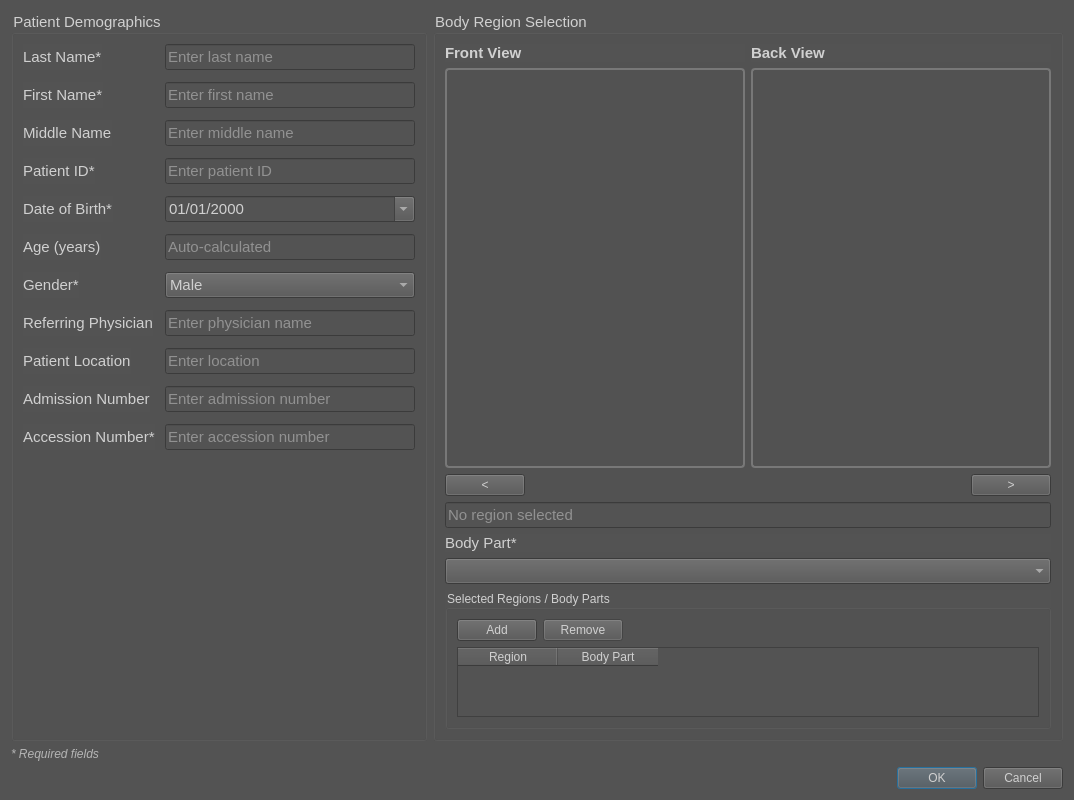
<?xml version="1.0" encoding="UTF-8"?>
<ui version="4.0">
 <class>AddPatientDialog</class>
 <widget class="QDialog" name="AddPatientDialog">
  <property name="geometry">
   <rect>
    <x>0</x>
    <y>0</y>
    <width>900</width>
    <height>700</height>
   </rect>
  </property>
  <property name="windowTitle">
   <string>Add New Patient</string>
  </property>
  <property name="windowIcon">
   <iconset resource="../resources.qrc">
    <normaloff>:/Images/Asset/Icon/e-icon-32.png</normaloff>:/Images/Asset/Icon/e-icon-32.png</iconset>
  </property>
  <property name="styleSheet">
   <string notr="true">background-color: rgb(83, 83, 83);
color: rgb(208, 208, 208);</string>
  </property>
  <layout class="QVBoxLayout" name="verticalLayout">
   <item>
    <layout class="QHBoxLayout" name="horizontalLayout_main" stretch="3,2">
     <item>
      <widget class="QGroupBox" name="demographicsGroupBox">
       <property name="font">
        <font>
         <pointsize>11</pointsize>
        </font>
       </property>
       <property name="title">
        <string>Patient Demographics</string>
       </property>
       <layout class="QFormLayout" name="formLayout">
        <property name="horizontalSpacing">
         <number>10</number>
        </property>
        <property name="verticalSpacing">
         <number>12</number>
        </property>
        <item row="0" column="0">
         <widget class="QLabel" name="lastNameLabel">
          <property name="font">
           <font>
            <pointsize>11</pointsize>
           </font>
          </property>
          <property name="text">
           <string>Last Name*</string>
          </property>
         </widget>
        </item>
        <item row="0" column="1">
         <widget class="QLineEdit" name="lastNameLineEdit">
          <property name="minimumSize">
           <size>
            <width>250</width>
            <height>0</height>
           </size>
          </property>
          <property name="font">
           <font>
            <pointsize>11</pointsize>
           </font>
          </property>
          <property name="placeholderText">
           <string>Enter last name</string>
          </property>
         </widget>
        </item>
        <item row="1" column="0">
         <widget class="QLabel" name="firstNameLabel">
          <property name="font">
           <font>
            <pointsize>11</pointsize>
           </font>
          </property>
          <property name="text">
           <string>First Name*</string>
          </property>
         </widget>
        </item>
        <item row="1" column="1">
         <widget class="QLineEdit" name="firstNameLineEdit">
          <property name="minimumSize">
           <size>
            <width>250</width>
            <height>0</height>
           </size>
          </property>
          <property name="font">
           <font>
            <pointsize>11</pointsize>
           </font>
          </property>
          <property name="placeholderText">
           <string>Enter first name</string>
          </property>
         </widget>
        </item>
        <item row="2" column="0">
         <widget class="QLabel" name="middleNameLabel">
          <property name="font">
           <font>
            <pointsize>11</pointsize>
           </font>
          </property>
          <property name="text">
           <string>Middle Name</string>
          </property>
         </widget>
        </item>
        <item row="2" column="1">
         <widget class="QLineEdit" name="middleNameLineEdit">
          <property name="minimumSize">
           <size>
            <width>250</width>
            <height>0</height>
           </size>
          </property>
          <property name="font">
           <font>
            <pointsize>11</pointsize>
           </font>
          </property>
          <property name="placeholderText">
           <string>Enter middle name</string>
          </property>
         </widget>
        </item>
        <item row="3" column="0">
         <widget class="QLabel" name="patientIdLabel">
          <property name="font">
           <font>
            <pointsize>11</pointsize>
           </font>
          </property>
          <property name="text">
           <string>Patient ID*</string>
          </property>
         </widget>
        </item>
        <item row="3" column="1">
         <widget class="QLineEdit" name="patientIdLineEdit">
          <property name="minimumSize">
           <size>
            <width>250</width>
            <height>0</height>
           </size>
          </property>
          <property name="font">
           <font>
            <pointsize>11</pointsize>
           </font>
          </property>
          <property name="placeholderText">
           <string>Enter patient ID</string>
          </property>
         </widget>
        </item>
        <item row="4" column="0">
         <widget class="QLabel" name="dateOfBirthLabel">
          <property name="font">
           <font>
            <pointsize>11</pointsize>
           </font>
          </property>
          <property name="text">
           <string>Date of Birth*</string>
          </property>
         </widget>
        </item>
        <item row="4" column="1">
         <widget class="QDateEdit" name="dateOfBirthDateEdit">
          <property name="minimumSize">
           <size>
            <width>250</width>
            <height>0</height>
           </size>
          </property>
          <property name="font">
           <font>
            <pointsize>11</pointsize>
           </font>
          </property>
          <property name="calendarPopup">
           <bool>true</bool>
          </property>
          <property name="displayFormat">
           <string>MM/dd/yyyy</string>
          </property>
         </widget>
        </item>
        <item row="5" column="0">
         <widget class="QLabel" name="ageLabel">
          <property name="font">
           <font>
            <pointsize>11</pointsize>
           </font>
          </property>
          <property name="text">
           <string>Age (years)</string>
          </property>
         </widget>
        </item>
        <item row="5" column="1">
         <widget class="QLineEdit" name="ageLineEdit">
          <property name="minimumSize">
           <size>
            <width>250</width>
            <height>0</height>
           </size>
          </property>
          <property name="font">
           <font>
            <pointsize>11</pointsize>
           </font>
          </property>
          <property name="readOnly">
           <bool>true</bool>
          </property>
          <property name="placeholderText">
           <string>Auto-calculated</string>
          </property>
         </widget>
        </item>
        <item row="6" column="0">
         <widget class="QLabel" name="genderLabel">
          <property name="font">
           <font>
            <pointsize>11</pointsize>
           </font>
          </property>
          <property name="text">
           <string>Gender*</string>
          </property>
         </widget>
        </item>
        <item row="6" column="1">
         <widget class="QComboBox" name="genderComboBox">
          <property name="minimumSize">
           <size>
            <width>250</width>
            <height>0</height>
           </size>
          </property>
          <property name="font">
           <font>
            <pointsize>11</pointsize>
           </font>
          </property>
          <item>
           <property name="text">
            <string>Male</string>
           </property>
          </item>
          <item>
           <property name="text">
            <string>Female</string>
           </property>
          </item>
          <item>
           <property name="text">
            <string>Other</string>
           </property>
          </item>
         </widget>
        </item>
        <item row="7" column="0">
         <widget class="QLabel" name="referringPhysicianLabel">
          <property name="font">
           <font>
            <pointsize>11</pointsize>
           </font>
          </property>
          <property name="text">
           <string>Referring Physician</string>
          </property>
         </widget>
        </item>
        <item row="7" column="1">
         <widget class="QLineEdit" name="referringPhysicianLineEdit">
          <property name="minimumSize">
           <size>
            <width>250</width>
            <height>0</height>
           </size>
          </property>
          <property name="font">
           <font>
            <pointsize>11</pointsize>
           </font>
          </property>
          <property name="placeholderText">
           <string>Enter physician name</string>
          </property>
         </widget>
        </item>
        <item row="8" column="0">
         <widget class="QLabel" name="patientLocationLabel">
          <property name="font">
           <font>
            <pointsize>11</pointsize>
           </font>
          </property>
          <property name="text">
           <string>Patient Location</string>
          </property>
         </widget>
        </item>
        <item row="8" column="1">
         <widget class="QLineEdit" name="patientLocationLineEdit">
          <property name="minimumSize">
           <size>
            <width>250</width>
            <height>0</height>
           </size>
          </property>
          <property name="font">
           <font>
            <pointsize>11</pointsize>
           </font>
          </property>
          <property name="placeholderText">
           <string>Enter location</string>
          </property>
         </widget>
        </item>
        <item row="9" column="0">
         <widget class="QLabel" name="admissionNumberLabel">
          <property name="font">
           <font>
            <pointsize>11</pointsize>
           </font>
          </property>
          <property name="text">
           <string>Admission Number</string>
          </property>
         </widget>
        </item>
        <item row="9" column="1">
         <widget class="QLineEdit" name="admissionNumberLineEdit">
          <property name="minimumSize">
           <size>
            <width>250</width>
            <height>0</height>
           </size>
          </property>
          <property name="font">
           <font>
            <pointsize>11</pointsize>
           </font>
          </property>
          <property name="placeholderText">
           <string>Enter admission number</string>
          </property>
         </widget>
        </item>
        <item row="10" column="0">
         <widget class="QLabel" name="accessionNumberLabel">
          <property name="font">
           <font>
            <pointsize>11</pointsize>
           </font>
          </property>
          <property name="text">
           <string>Accession Number*</string>
          </property>
         </widget>
        </item>
        <item row="10" column="1">
         <widget class="QLineEdit" name="accessionNumberLineEdit">
          <property name="minimumSize">
           <size>
            <width>250</width>
            <height>0</height>
           </size>
          </property>
          <property name="font">
           <font>
            <pointsize>11</pointsize>
           </font>
          </property>
          <property name="placeholderText">
           <string>Enter accession number</string>
          </property>
         </widget>
        </item>
       </layout>
      </widget>
     </item>
     <item>
      <widget class="QGroupBox" name="bodyMapGroupBox">
       <property name="font">
        <font>
         <pointsize>11</pointsize>
        </font>
       </property>
       <property name="title">
        <string>Body Region Selection</string>
       </property>
       <layout class="QVBoxLayout" name="verticalLayout_2">
        <item>
         <layout class="QHBoxLayout" name="horizontalLayout_views">
          <item>
           <widget class="QLabel" name="frontViewTextLabel">
            <property name="font">
             <font>
              <pointsize>11</pointsize>
              <bold>true</bold>
             </font>
            </property>
            <property name="text">
             <string>Front View</string>
            </property>
           </widget>
          </item>
          <item>
           <widget class="QLabel" name="backViewTextLabel">
            <property name="font">
             <font>
              <pointsize>11</pointsize>
              <bold>true</bold>
             </font>
            </property>
            <property name="text">
             <string>Back View</string>
            </property>
           </widget>
          </item>
         </layout>
        </item>
        <item>
         <layout class="QHBoxLayout" name="horizontalLayout_bodyImages">
          <item>
           <widget class="QLabel" name="frontViewLabel">
            <property name="minimumSize">
             <size>
              <width>300</width>
              <height>400</height>
             </size>
            </property>
             <property name="maximumSize">
              <size>
               <width>300</width>
               <height>400</height>
              </size>
             </property>
            <property name="styleSheet">
             <string notr="true">border: 2px solid rgb(120,120,120); border-radius: 4px; background: transparent;</string>
            </property>
            <property name="text">
             <string/>
            </property>
            <property name="pixmap">
             <pixmap resource="../resources.qrc">:/Images/Asset/Image/blank-front.jpg</pixmap>
            </property>
             <property name="scaledContents">
              <bool>false</bool>
             </property>
            <property name="alignment">
             <set>Qt::AlignmentFlag::AlignCenter</set>
            </property>
           </widget>
          </item>
          <item>
           <widget class="QLabel" name="backViewLabel">
            <property name="minimumSize">
             <size>
              <width>300</width>
              <height>400</height>
             </size>
            </property>
             <property name="maximumSize">
              <size>
               <width>300</width>
               <height>400</height>
              </size>
             </property>
            <property name="styleSheet">
             <string notr="true">border: 2px solid rgb(120,120,120); border-radius: 4px; background: transparent;</string>
            </property>
            <property name="text">
             <string/>
            </property>
            <property name="pixmap">
             <pixmap resource="../resources.qrc">:/Images/Asset/Image/blank-back.jpg</pixmap>
            </property>
             <property name="scaledContents">
              <bool>false</bool>
             </property>
            <property name="alignment">
             <set>Qt::AlignmentFlag::AlignCenter</set>
            </property>
           </widget>
          </item>
         </layout>
        </item>
        <item>
         <layout class="QHBoxLayout" name="horizontalLayout_regionNav">
          <item>
           <widget class="QPushButton" name="prevRegionButton">
            <property name="minimumSize">
             <size>
              <width>32</width>
              <height>0</height>
             </size>
            </property>
            <property name="text">
             <string>&lt;</string>
            </property>
           </widget>
          </item>
          <item>
           <spacer name="horizontalSpacer_regionNav">
            <property name="orientation">
             <enum>Qt::Orientation::Horizontal</enum>
            </property>
            <property name="sizeType">
             <enum>QSizePolicy::Expanding</enum>
            </property>
            <property name="sizeHint" stdset="0">
             <size>
              <width>40</width>
              <height>20</height>
             </size>
            </property>
           </spacer>
          </item>
          <item>
           <widget class="QPushButton" name="nextRegionButton">
            <property name="minimumSize">
             <size>
              <width>32</width>
              <height>0</height>
             </size>
            </property>
            <property name="text">
             <string>&gt;</string>
            </property>
           </widget>
          </item>
         </layout>
        </item>
        <item>
         <widget class="QLineEdit" name="selectedRegionLineEdit">
          <property name="font">
           <font>
            <pointsize>11</pointsize>
           </font>
          </property>
          <property name="readOnly">
           <bool>true</bool>
          </property>
          <property name="placeholderText">
           <string>No region selected</string>
          </property>
         </widget>
        </item>
        <item>
         <widget class="QLabel" name="bodyPartsLabel">
          <property name="font">
           <font>
            <pointsize>11</pointsize>
           </font>
          </property>
          <property name="text">
           <string>Body Part*</string>
          </property>
         </widget>
        </item>
        <item>
         <widget class="QComboBox" name="bodyPartsComboBox">
          <property name="font">
           <font>
            <pointsize>11</pointsize>
           </font>
          </property>
         </widget>
        </item>
        <item>
         <widget class="QGroupBox" name="selectedPartsGroupBox">
          <property name="title">
           <string>Selected Regions / Body Parts</string>
          </property>
          <layout class="QVBoxLayout" name="verticalLayout_selectedParts">
           <item>
            <layout class="QHBoxLayout" name="horizontalLayout_selectedPartsButtons">
             <item>
              <widget class="QPushButton" name="addPartButton">
               <property name="text">
                <string>Add</string>
               </property>
              </widget>
             </item>
             <item>
              <widget class="QPushButton" name="removePartButton">
               <property name="text">
                <string>Remove</string>
               </property>
               <property name="enabled">
                <bool>false</bool>
               </property>
              </widget>
             </item>
             <item>
              <spacer name="horizontalSpacer_selectedParts">
               <property name="orientation">
                <enum>Qt::Orientation::Horizontal</enum>
               </property>
               <property name="sizeHint" stdset="0">
                <size>
                 <width>40</width>
                 <height>20</height>
                </size>
               </property>
              </spacer>
             </item>
            </layout>
           </item>
           <item>
            <widget class="QTableWidget" name="selectedPartsTable">
             <property name="columnCount">
              <number>2</number>
             </property>
             <property name="rowCount">
              <number>0</number>
             </property>
             <column>
              <property name="text">
               <string>Region</string>
              </property>
             </column>
             <column>
              <property name="text">
               <string>Body Part</string>
              </property>
             </column>
            </widget>
           </item>
          </layout>
         </widget>
        </item>
        <item>
         <spacer name="verticalSpacer">
          <property name="orientation">
           <enum>Qt::Orientation::Vertical</enum>
          </property>
          <property name="sizeHint" stdset="0">
           <size>
            <width>20</width>
            <height>40</height>
           </size>
          </property>
         </spacer>
        </item>
       </layout>
      </widget>
     </item>
    </layout>
   </item>
   <item>
    <widget class="QLabel" name="requiredFieldsLabel">
     <property name="font">
      <font>
       <pointsize>9</pointsize>
       <italic>true</italic>
      </font>
     </property>
     <property name="styleSheet">
      <string notr="true">color: rgb(180,180,180);</string>
     </property>
     <property name="text">
      <string>* Required fields</string>
     </property>
    </widget>
   </item>
   <item>
    <widget class="QDialogButtonBox" name="buttonBox">
     <property name="orientation">
      <enum>Qt::Orientation::Horizontal</enum>
     </property>
     <property name="standardButtons">
      <set>QDialogButtonBox::StandardButton::Cancel|QDialogButtonBox::StandardButton::Ok</set>
     </property>
    </widget>
   </item>
  </layout>
 </widget>
 <resources>
  <include location="../resources.qrc"/>
 </resources>
 <connections/>
</ui>
